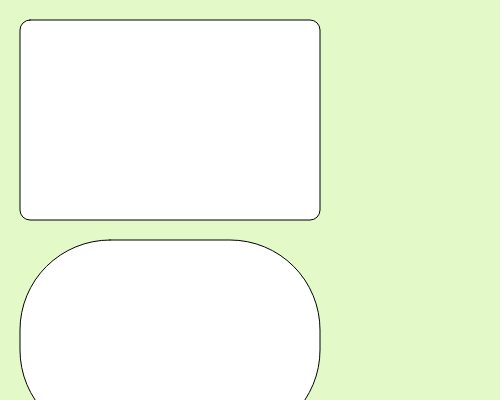
Frame 1 (no input)
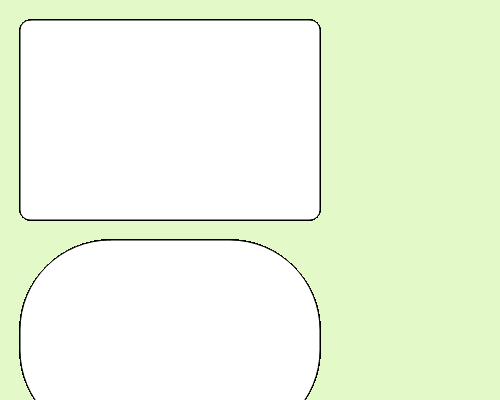
Frame 60 (no input)
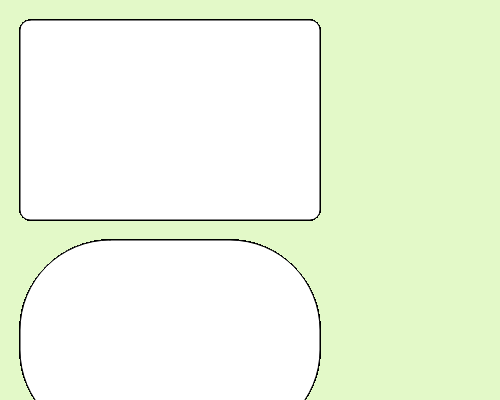
Frame 120 (the mouse pressed at the canvas centre since frame 60)

The p5.js sketch that drew these frames (run headless with seeded random() and noise() and a simulated clock; from frame 60 on, the mouse is pressed at the canvas centre):

// p5.js sketch
// ── sketch.js
function setup() {
    createCanvas( 500, 400 );
    background( '#e3f9c8' );
}

function draw() {
    // a rectangle with 10px corners
    rect( 20, 20, 300, 200, 10 );

    // a rectangle with 90px corners
    rect( 20, 240, 300, 200, 90 );
}
